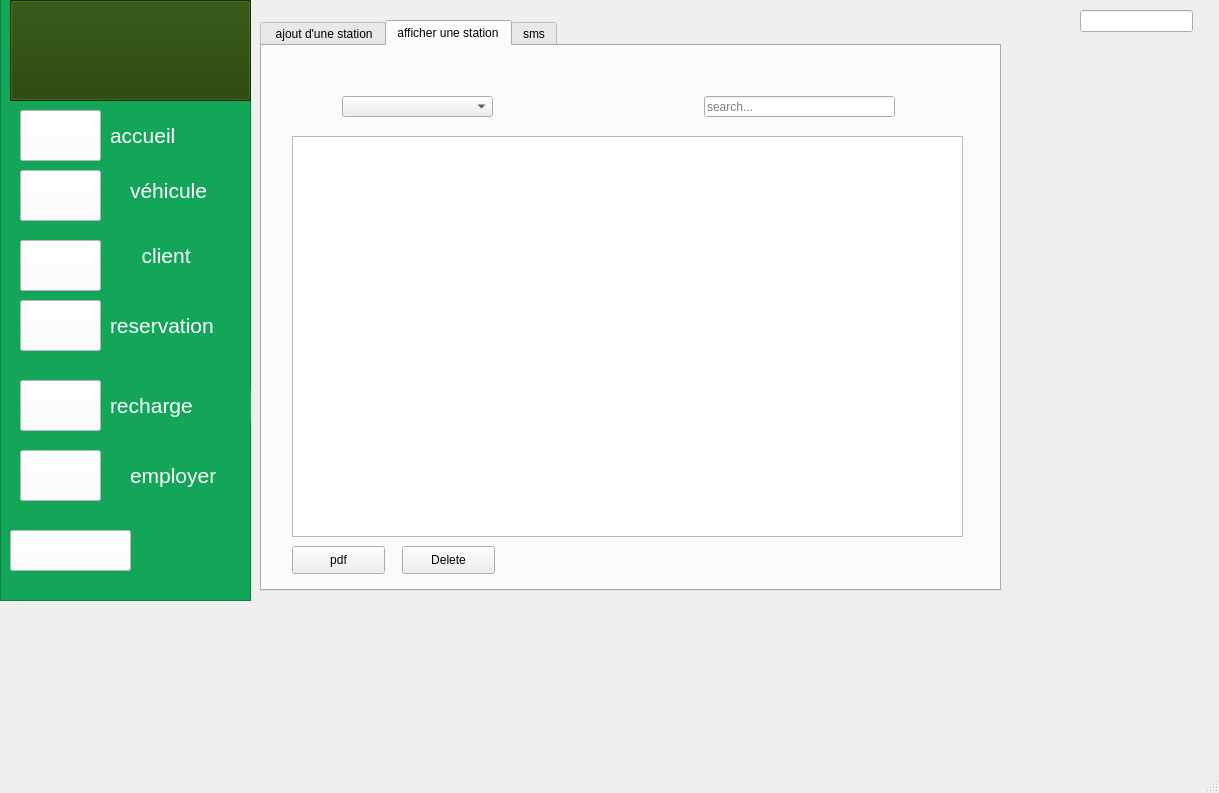
<?xml version="1.0" encoding="UTF-8"?>
<ui version="4.0">
 <class>MainWindow</class>
 <widget class="QMainWindow" name="MainWindow">
  <property name="geometry">
   <rect>
    <x>0</x>
    <y>0</y>
    <width>1219</width>
    <height>793</height>
   </rect>
  </property>
  <property name="windowTitle">
   <string>MainWindow</string>
  </property>
  <widget class="QWidget" name="centralwidget">
   <widget class="QFrame" name="frame">
    <property name="geometry">
     <rect>
      <x>0</x>
      <y>-10</y>
      <width>251</width>
      <height>611</height>
     </rect>
    </property>
    <property name="styleSheet">
     <string notr="true">background-color: rgb(20, 166, 88);</string>
    </property>
    <property name="frameShape">
     <enum>QFrame::StyledPanel</enum>
    </property>
    <property name="frameShadow">
     <enum>QFrame::Raised</enum>
    </property>
    <widget class="QPushButton" name="pushButton_7">
     <property name="geometry">
      <rect>
       <x>10</x>
       <y>540</y>
       <width>121</width>
       <height>41</height>
      </rect>
     </property>
     <property name="font">
      <font>
       <pointsize>20</pointsize>
      </font>
     </property>
     <property name="styleSheet">
      <string notr="true">color: rgb(255, 0, 0);
background-color: rgb(255, 255, 255);</string>
     </property>
     <property name="text">
      <string/>
     </property>
     <property name="icon">
      <iconset>
       <normaloff>../../Downloads/se-deconnecter.png</normaloff>../../Downloads/se-deconnecter.png</iconset>
     </property>
     <property name="iconSize">
      <size>
       <width>30</width>
       <height>30</height>
      </size>
     </property>
    </widget>
    <widget class="QFrame" name="frame_3">
     <property name="geometry">
      <rect>
       <x>10</x>
       <y>10</y>
       <width>241</width>
       <height>101</height>
      </rect>
     </property>
     <property name="styleSheet">
      <string notr="true">background-color: rgb(31, 63, 0);</string>
     </property>
     <property name="frameShape">
      <enum>QFrame::StyledPanel</enum>
     </property>
     <property name="frameShadow">
      <enum>QFrame::Raised</enum>
     </property>
     <widget class="QPushButton" name="pushButton_8">
      <property name="geometry">
       <rect>
        <x>0</x>
        <y>0</y>
        <width>241</width>
        <height>101</height>
       </rect>
      </property>
      <property name="font">
       <font>
        <pointsize>60</pointsize>
       </font>
      </property>
      <property name="text">
       <string/>
      </property>
      <property name="icon">
       <iconset>
        <normaloff>../../Downloads/logo.png</normaloff>../../Downloads/logo.png</iconset>
      </property>
      <property name="iconSize">
       <size>
        <width>250</width>
        <height>200</height>
       </size>
      </property>
     </widget>
    </widget>
    <widget class="QPushButton" name="pushButton_12">
     <property name="geometry">
      <rect>
       <x>20</x>
       <y>390</y>
       <width>81</width>
       <height>51</height>
      </rect>
     </property>
     <property name="styleSheet">
      <string notr="true">background-color: rgb(255, 255, 255);
</string>
     </property>
     <property name="text">
      <string/>
     </property>
     <property name="icon">
      <iconset>
       <normaloff>../../Downloads/emplacement (1).png</normaloff>../../Downloads/emplacement (1).png</iconset>
     </property>
     <property name="iconSize">
      <size>
       <width>50</width>
       <height>50</height>
      </size>
     </property>
    </widget>
    <widget class="QLabel" name="label_5">
     <property name="geometry">
      <rect>
       <x>110</x>
       <y>400</y>
       <width>141</width>
       <height>31</height>
      </rect>
     </property>
     <property name="font">
      <font>
       <pointsize>16</pointsize>
      </font>
     </property>
     <property name="styleSheet">
      <string notr="true">color: rgb(255, 255, 255);</string>
     </property>
     <property name="text">
      <string>recharge</string>
     </property>
    </widget>
    <widget class="QPushButton" name="pushButton">
     <property name="geometry">
      <rect>
       <x>20</x>
       <y>120</y>
       <width>81</width>
       <height>51</height>
      </rect>
     </property>
     <property name="font">
      <font>
       <weight>75</weight>
       <bold>true</bold>
      </font>
     </property>
     <property name="styleSheet">
      <string notr="true">background-color: rgb(255, 255, 255);</string>
     </property>
     <property name="text">
      <string/>
     </property>
     <property name="icon">
      <iconset>
       <normaloff>../../Downloads/tableau-de-bord.png</normaloff>../../Downloads/tableau-de-bord.png</iconset>
     </property>
     <property name="iconSize">
      <size>
       <width>50</width>
       <height>50</height>
      </size>
     </property>
    </widget>
    <widget class="QLabel" name="label_6">
     <property name="geometry">
      <rect>
       <x>110</x>
       <y>130</y>
       <width>91</width>
       <height>31</height>
      </rect>
     </property>
     <property name="font">
      <font>
       <pointsize>16</pointsize>
      </font>
     </property>
     <property name="styleSheet">
      <string notr="true">color: rgb(255, 255, 255);</string>
     </property>
     <property name="text">
      <string>accueil</string>
     </property>
    </widget>
    <widget class="QPushButton" name="pushButton_13">
     <property name="geometry">
      <rect>
       <x>20</x>
       <y>310</y>
       <width>81</width>
       <height>51</height>
      </rect>
     </property>
     <property name="styleSheet">
      <string notr="true">background-color: rgb(255, 255, 255);</string>
     </property>
     <property name="text">
      <string/>
     </property>
     <property name="icon">
      <iconset>
       <normaloff>../../Downloads/fwdaasba/reservation.png</normaloff>../../Downloads/fwdaasba/reservation.png</iconset>
     </property>
     <property name="iconSize">
      <size>
       <width>50</width>
       <height>50</height>
      </size>
     </property>
    </widget>
    <widget class="QLabel" name="label_7">
     <property name="geometry">
      <rect>
       <x>110</x>
       <y>320</y>
       <width>131</width>
       <height>31</height>
      </rect>
     </property>
     <property name="font">
      <font>
       <pointsize>16</pointsize>
      </font>
     </property>
     <property name="styleSheet">
      <string notr="true">color: rgb(255, 255, 255);</string>
     </property>
     <property name="text">
      <string>reservation</string>
     </property>
    </widget>
    <widget class="QLabel" name="label_8">
     <property name="geometry">
      <rect>
       <x>130</x>
       <y>180</y>
       <width>101</width>
       <height>41</height>
      </rect>
     </property>
     <property name="font">
      <font>
       <pointsize>16</pointsize>
      </font>
     </property>
     <property name="styleSheet">
      <string notr="true">color: rgb(255, 255, 255);</string>
     </property>
     <property name="text">
      <string>véhicule</string>
     </property>
    </widget>
    <widget class="QPushButton" name="pushButton_3">
     <property name="geometry">
      <rect>
       <x>20</x>
       <y>180</y>
       <width>81</width>
       <height>51</height>
      </rect>
     </property>
     <property name="styleSheet">
      <string notr="true">background-color: rgb(255, 255, 255);</string>
     </property>
     <property name="text">
      <string/>
     </property>
     <property name="icon">
      <iconset>
       <normaloff>../../Downloads/fwdaasba/voiture-electrique.png</normaloff>../../Downloads/fwdaasba/voiture-electrique.png</iconset>
     </property>
     <property name="iconSize">
      <size>
       <width>50</width>
       <height>50</height>
      </size>
     </property>
    </widget>
    <widget class="QPushButton" name="pushButton_2">
     <property name="geometry">
      <rect>
       <x>20</x>
       <y>250</y>
       <width>81</width>
       <height>51</height>
      </rect>
     </property>
     <property name="styleSheet">
      <string notr="true">background-color: rgb(255, 255, 255);</string>
     </property>
     <property name="text">
      <string/>
     </property>
     <property name="icon">
      <iconset>
       <normaloff>../../Downloads/fwdaasba/compte.png</normaloff>../../Downloads/fwdaasba/compte.png</iconset>
     </property>
     <property name="iconSize">
      <size>
       <width>50</width>
       <height>50</height>
      </size>
     </property>
    </widget>
    <widget class="QLabel" name="label_9">
     <property name="geometry">
      <rect>
       <x>130</x>
       <y>250</y>
       <width>101</width>
       <height>31</height>
      </rect>
     </property>
     <property name="font">
      <font>
       <pointsize>16</pointsize>
      </font>
     </property>
     <property name="styleSheet">
      <string notr="true">color: rgb(255, 255, 255);</string>
     </property>
     <property name="text">
      <string>  client</string>
     </property>
    </widget>
    <widget class="QPushButton" name="pushButton_4">
     <property name="geometry">
      <rect>
       <x>20</x>
       <y>460</y>
       <width>81</width>
       <height>51</height>
      </rect>
     </property>
     <property name="styleSheet">
      <string notr="true">background-color: rgb(255, 255, 255);</string>
     </property>
     <property name="text">
      <string/>
     </property>
     <property name="icon">
      <iconset>
       <normaloff>../../Downloads/employe.png</normaloff>../../Downloads/employe.png</iconset>
     </property>
     <property name="iconSize">
      <size>
       <width>50</width>
       <height>50</height>
      </size>
     </property>
    </widget>
    <widget class="QLabel" name="label_10">
     <property name="geometry">
      <rect>
       <x>130</x>
       <y>470</y>
       <width>111</width>
       <height>31</height>
      </rect>
     </property>
     <property name="font">
      <font>
       <pointsize>16</pointsize>
      </font>
     </property>
     <property name="styleSheet">
      <string notr="true">color: rgb(255, 255, 255);</string>
     </property>
     <property name="text">
      <string>employer</string>
     </property>
    </widget>
   </widget>
   <widget class="QTabWidget" name="tabWidget">
    <property name="geometry">
     <rect>
      <x>260</x>
      <y>20</y>
      <width>741</width>
      <height>571</height>
     </rect>
    </property>
    <property name="currentIndex">
     <number>1</number>
    </property>
    <widget class="QWidget" name="tab_2">
     <attribute name="title">
      <string> ajout d'une station</string>
     </attribute>
     <widget class="QGroupBox" name="groupBox">
      <property name="geometry">
       <rect>
        <x>20</x>
        <y>70</y>
        <width>461</width>
        <height>261</height>
       </rect>
      </property>
      <property name="title">
       <string/>
      </property>
      <widget class="QLabel" name="label">
       <property name="geometry">
        <rect>
         <x>60</x>
         <y>20</y>
         <width>56</width>
         <height>16</height>
        </rect>
       </property>
       <property name="text">
        <string>reference</string>
       </property>
      </widget>
      <widget class="QLineEdit" name="lineEdit_ref">
       <property name="geometry">
        <rect>
         <x>140</x>
         <y>20</y>
         <width>113</width>
         <height>22</height>
        </rect>
       </property>
      </widget>
      <widget class="QLabel" name="label_2">
       <property name="geometry">
        <rect>
         <x>60</x>
         <y>50</y>
         <width>56</width>
         <height>16</height>
        </rect>
       </property>
       <property name="text">
        <string>point </string>
       </property>
      </widget>
      <widget class="QLineEdit" name="lineEdit_point">
       <property name="geometry">
        <rect>
         <x>140</x>
         <y>50</y>
         <width>113</width>
         <height>22</height>
        </rect>
       </property>
      </widget>
      <widget class="QLabel" name="label_3">
       <property name="geometry">
        <rect>
         <x>40</x>
         <y>80</y>
         <width>91</width>
         <height>20</height>
        </rect>
       </property>
       <property name="text">
        <string>type_chargeur</string>
       </property>
      </widget>
      <widget class="QLineEdit" name="lineEdit_type_chargeur">
       <property name="geometry">
        <rect>
         <x>140</x>
         <y>80</y>
         <width>113</width>
         <height>22</height>
        </rect>
       </property>
      </widget>
      <widget class="QLabel" name="label_4">
       <property name="geometry">
        <rect>
         <x>50</x>
         <y>110</y>
         <width>56</width>
         <height>16</height>
        </rect>
       </property>
       <property name="text">
        <string>temps</string>
       </property>
      </widget>
      <widget class="QLineEdit" name="lineEdit_temps">
       <property name="geometry">
        <rect>
         <x>140</x>
         <y>110</y>
         <width>113</width>
         <height>22</height>
        </rect>
       </property>
      </widget>
      <widget class="QPushButton" name="ajouter">
       <property name="geometry">
        <rect>
         <x>330</x>
         <y>210</y>
         <width>93</width>
         <height>28</height>
        </rect>
       </property>
       <property name="text">
        <string>ajouter</string>
       </property>
      </widget>
      <widget class="QPushButton" name="modifierBtn">
       <property name="geometry">
        <rect>
         <x>190</x>
         <y>210</y>
         <width>93</width>
         <height>28</height>
        </rect>
       </property>
       <property name="text">
        <string>modifier</string>
       </property>
      </widget>
      <widget class="QLineEdit" name="lineEdit_phone">
       <property name="geometry">
        <rect>
         <x>140</x>
         <y>140</y>
         <width>113</width>
         <height>22</height>
        </rect>
       </property>
      </widget>
      <widget class="QLabel" name="label_11">
       <property name="geometry">
        <rect>
         <x>50</x>
         <y>140</y>
         <width>56</width>
         <height>16</height>
        </rect>
       </property>
       <property name="text">
        <string>phone</string>
       </property>
      </widget>
     </widget>
    </widget>
    <widget class="QWidget" name="tab_3">
     <attribute name="title">
      <string>afficher une station</string>
     </attribute>
     <widget class="QTableView" name="tab_stations">
      <property name="geometry">
       <rect>
        <x>30</x>
        <y>90</y>
        <width>671</width>
        <height>401</height>
       </rect>
      </property>
      <property name="selectionBehavior">
       <enum>QAbstractItemView::SelectRows</enum>
      </property>
     </widget>
     <widget class="QLineEdit" name="lineEdit_recherche">
      <property name="geometry">
       <rect>
        <x>442</x>
        <y>50</y>
        <width>191</width>
        <height>21</height>
       </rect>
      </property>
      <property name="placeholderText">
       <string>search...</string>
      </property>
     </widget>
     <widget class="QComboBox" name="comboBox_trie">
      <property name="geometry">
       <rect>
        <x>80</x>
        <y>50</y>
        <width>151</width>
        <height>21</height>
       </rect>
      </property>
     </widget>
     <widget class="QPushButton" name="generate_pdf">
      <property name="geometry">
       <rect>
        <x>30</x>
        <y>500</y>
        <width>93</width>
        <height>28</height>
       </rect>
      </property>
      <property name="text">
       <string>pdf</string>
      </property>
     </widget>
     <widget class="QPushButton" name="deleteBtn">
      <property name="geometry">
       <rect>
        <x>140</x>
        <y>500</y>
        <width>93</width>
        <height>28</height>
       </rect>
      </property>
      <property name="text">
       <string>Delete</string>
      </property>
     </widget>
    </widget>
    <widget class="QWidget" name="tab_4">
     <attribute name="title">
      <string>sms</string>
     </attribute>
     <widget class="QPushButton" name="send">
      <property name="geometry">
       <rect>
        <x>230</x>
        <y>380</y>
        <width>93</width>
        <height>28</height>
       </rect>
      </property>
      <property name="text">
       <string>send sms</string>
      </property>
     </widget>
     <widget class="QTextEdit" name="sms">
      <property name="geometry">
       <rect>
        <x>130</x>
        <y>90</y>
        <width>321</width>
        <height>261</height>
       </rect>
      </property>
     </widget>
     <widget class="QLineEdit" name="phone">
      <property name="geometry">
       <rect>
        <x>190</x>
        <y>50</y>
        <width>171</width>
        <height>21</height>
       </rect>
      </property>
      <property name="placeholderText">
       <string>phone number</string>
      </property>
     </widget>
    </widget>
   </widget>
   <widget class="QLineEdit" name="rfid">
    <property name="geometry">
     <rect>
      <x>1080</x>
      <y>10</y>
      <width>113</width>
      <height>22</height>
     </rect>
    </property>
    <property name="readOnly">
     <bool>true</bool>
    </property>
   </widget>
  </widget>
  <widget class="QStatusBar" name="statusbar"/>
 </widget>
 <resources/>
 <connections/>
</ui>
